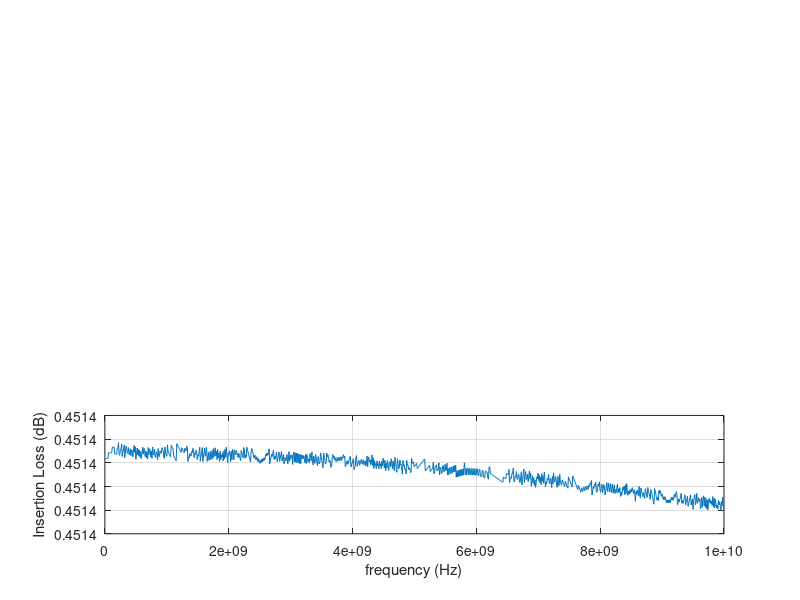

Reproduce this figure in MATLAB.
clc;clear all;
f=fopen('Flux.txt');
l=fgetl(f);
i=1;
while ischar(l)
    %%disp(l);
    text{i}=l;
    data{i}=sscanf(text{i},'%f , %f , %f');
    A1(i)=data{i}(1);
    A2(i)=data{i}(2);
    A3(i)=data{i}(3);
    l=fgetl(f);
    i=i+1;
end

epsr=10;
a0=1e-4;%0.1mm
c0=2.99792458e8;%Speed of Light (m/s)
f0=c0/a0;%3000GHz
t0=1/f0;%0.33e-12 (s)
mu0=4*pi*(1e-7);% (H/m)
eps0=8.854187817e-12;% (F/m)
I0=1; %(A)
E0=I0/(a0*eps0*c0);%Electric Field
D0=I0/(a0*c0);%Electric Displacement Field
B0=I0/(a0*eps0*c0*c0);%Magnetic Field
H0=I0/(a0);%Magnetizing Field
S0=(I0*I0)/(eps0*c0*a0*a0);%//Poynting Vector


hold on;

subplot(3,1,1)
%A=A2);%/max(abs(A2));%Flux_in
%B=abs(A3);%/max(abs(A2));%Flux_out
min=9001;
max=10000;
plot(A1(min:max)*f0,-A2(min:max)*S0);
%axis([1e7 1e11 0 2e9]);
ylabel('|Sin| (W/m^2)');
xlabel('frequency (Hz)');
grid('on')

subplot(3,1,2)
plot(A1(min:max)*f0,-A3(min:max)*S0);
%axis([1e7 1e11 0 3e7]);
ylabel('|Sout| (W/m^2)');
xlabel('frequency (Hz)');
grid('on')

subplot(3,1,3)
C=(A2./A3);
for mn=7:9
plot(f0*A1(mn*1000+1:(mn+1)*1000),C(mn*1000+1:(mn+1)*1000));
pause(5.0)
end
%axis([1e7 1e11 39.2 39.7]);
ylabel('Insertion Loss (dB)');
xlabel('frequency (Hz)');
grid('on')
